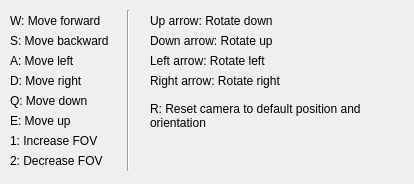
<?xml version="1.0" encoding="UTF-8"?>
<ui version="4.0">
 <class>CameraControlsHelp</class>
 <widget class="QWidget" name="CameraControlsHelp">
  <property name="geometry">
   <rect>
    <x>0</x>
    <y>0</y>
    <width>414</width>
    <height>184</height>
   </rect>
  </property>
  <property name="windowTitle">
   <string>Camera Controls</string>
  </property>
  <widget class="QLabel" name="label">
   <property name="geometry">
    <rect>
     <x>10</x>
     <y>10</y>
     <width>111</width>
     <height>21</height>
    </rect>
   </property>
   <property name="text">
    <string>W: Move forward</string>
   </property>
   <property name="alignment">
    <set>Qt::AlignLeading|Qt::AlignLeft|Qt::AlignVCenter</set>
   </property>
  </widget>
  <widget class="QLabel" name="label_2">
   <property name="geometry">
    <rect>
     <x>10</x>
     <y>30</y>
     <width>111</width>
     <height>21</height>
    </rect>
   </property>
   <property name="text">
    <string>S: Move backward</string>
   </property>
   <property name="alignment">
    <set>Qt::AlignLeading|Qt::AlignLeft|Qt::AlignVCenter</set>
   </property>
  </widget>
  <widget class="QLabel" name="label_3">
   <property name="geometry">
    <rect>
     <x>10</x>
     <y>50</y>
     <width>111</width>
     <height>21</height>
    </rect>
   </property>
   <property name="text">
    <string>A: Move left</string>
   </property>
   <property name="alignment">
    <set>Qt::AlignLeading|Qt::AlignLeft|Qt::AlignVCenter</set>
   </property>
  </widget>
  <widget class="QLabel" name="label_4">
   <property name="geometry">
    <rect>
     <x>10</x>
     <y>70</y>
     <width>111</width>
     <height>21</height>
    </rect>
   </property>
   <property name="text">
    <string>D: Move right</string>
   </property>
   <property name="alignment">
    <set>Qt::AlignLeading|Qt::AlignLeft|Qt::AlignVCenter</set>
   </property>
  </widget>
  <widget class="QLabel" name="label_5">
   <property name="geometry">
    <rect>
     <x>150</x>
     <y>30</y>
     <width>141</width>
     <height>21</height>
    </rect>
   </property>
   <property name="text">
    <string>Down arrow: Rotate up</string>
   </property>
   <property name="alignment">
    <set>Qt::AlignLeading|Qt::AlignLeft|Qt::AlignVCenter</set>
   </property>
  </widget>
  <widget class="QLabel" name="label_6">
   <property name="geometry">
    <rect>
     <x>150</x>
     <y>10</y>
     <width>151</width>
     <height>21</height>
    </rect>
   </property>
   <property name="text">
    <string>Up arrow: Rotate down</string>
   </property>
   <property name="alignment">
    <set>Qt::AlignLeading|Qt::AlignLeft|Qt::AlignVCenter</set>
   </property>
  </widget>
  <widget class="QLabel" name="label_7">
   <property name="geometry">
    <rect>
     <x>150</x>
     <y>70</y>
     <width>151</width>
     <height>21</height>
    </rect>
   </property>
   <property name="text">
    <string>Right arrow: Rotate right</string>
   </property>
   <property name="alignment">
    <set>Qt::AlignLeading|Qt::AlignLeft|Qt::AlignVCenter</set>
   </property>
  </widget>
  <widget class="QLabel" name="label_8">
   <property name="geometry">
    <rect>
     <x>150</x>
     <y>50</y>
     <width>131</width>
     <height>21</height>
    </rect>
   </property>
   <property name="text">
    <string>Left arrow: Rotate left</string>
   </property>
   <property name="alignment">
    <set>Qt::AlignLeading|Qt::AlignLeft|Qt::AlignVCenter</set>
   </property>
  </widget>
  <widget class="QLabel" name="label_9">
   <property name="geometry">
    <rect>
     <x>10</x>
     <y>90</y>
     <width>111</width>
     <height>21</height>
    </rect>
   </property>
   <property name="text">
    <string>Q: Move down</string>
   </property>
   <property name="alignment">
    <set>Qt::AlignLeading|Qt::AlignLeft|Qt::AlignVCenter</set>
   </property>
  </widget>
  <widget class="QLabel" name="label_10">
   <property name="geometry">
    <rect>
     <x>10</x>
     <y>110</y>
     <width>111</width>
     <height>21</height>
    </rect>
   </property>
   <property name="text">
    <string>E: Move up</string>
   </property>
   <property name="alignment">
    <set>Qt::AlignLeading|Qt::AlignLeft|Qt::AlignVCenter</set>
   </property>
  </widget>
  <widget class="QLabel" name="label_13">
   <property name="geometry">
    <rect>
     <x>10</x>
     <y>130</y>
     <width>141</width>
     <height>21</height>
    </rect>
   </property>
   <property name="text">
    <string>1: Increase FOV</string>
   </property>
   <property name="alignment">
    <set>Qt::AlignLeading|Qt::AlignLeft|Qt::AlignVCenter</set>
   </property>
  </widget>
  <widget class="QLabel" name="label_14">
   <property name="geometry">
    <rect>
     <x>10</x>
     <y>150</y>
     <width>141</width>
     <height>21</height>
    </rect>
   </property>
   <property name="text">
    <string>2: Decrease FOV</string>
   </property>
   <property name="alignment">
    <set>Qt::AlignLeading|Qt::AlignLeft|Qt::AlignVCenter</set>
   </property>
  </widget>
  <widget class="Line" name="line">
   <property name="geometry">
    <rect>
     <x>113</x>
     <y>10</y>
     <width>31</width>
     <height>161</height>
    </rect>
   </property>
   <property name="orientation">
    <enum>Qt::Vertical</enum>
   </property>
  </widget>
  <widget class="QLabel" name="label_11">
   <property name="geometry">
    <rect>
     <x>150</x>
     <y>100</y>
     <width>251</width>
     <height>31</height>
    </rect>
   </property>
   <property name="text">
    <string>R: Reset camera to default position and orientation</string>
   </property>
   <property name="alignment">
    <set>Qt::AlignLeading|Qt::AlignLeft|Qt::AlignVCenter</set>
   </property>
   <property name="wordWrap">
    <bool>true</bool>
   </property>
  </widget>
 </widget>
 <resources/>
 <connections/>
</ui>
